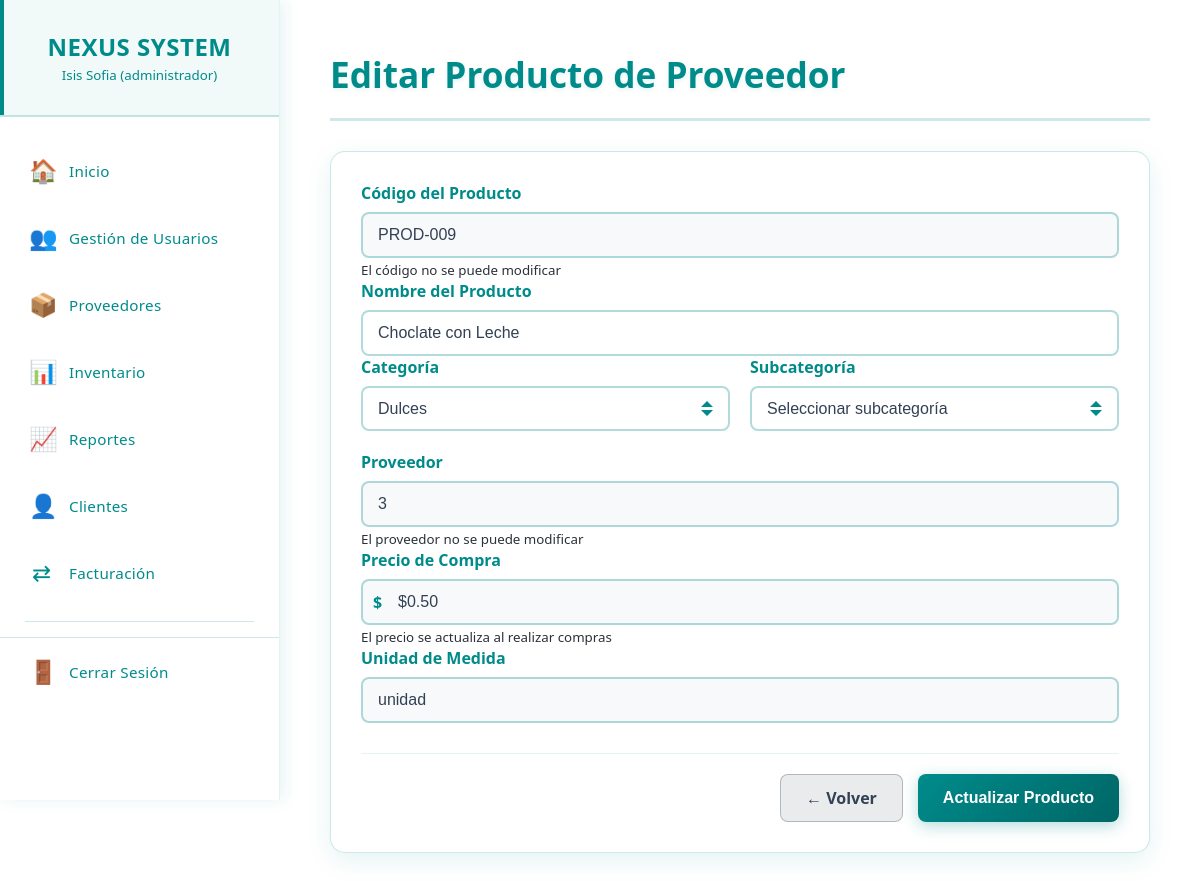
Page /editar_producto_proveedor.php?id=9 (signed in) on the earlier database version.
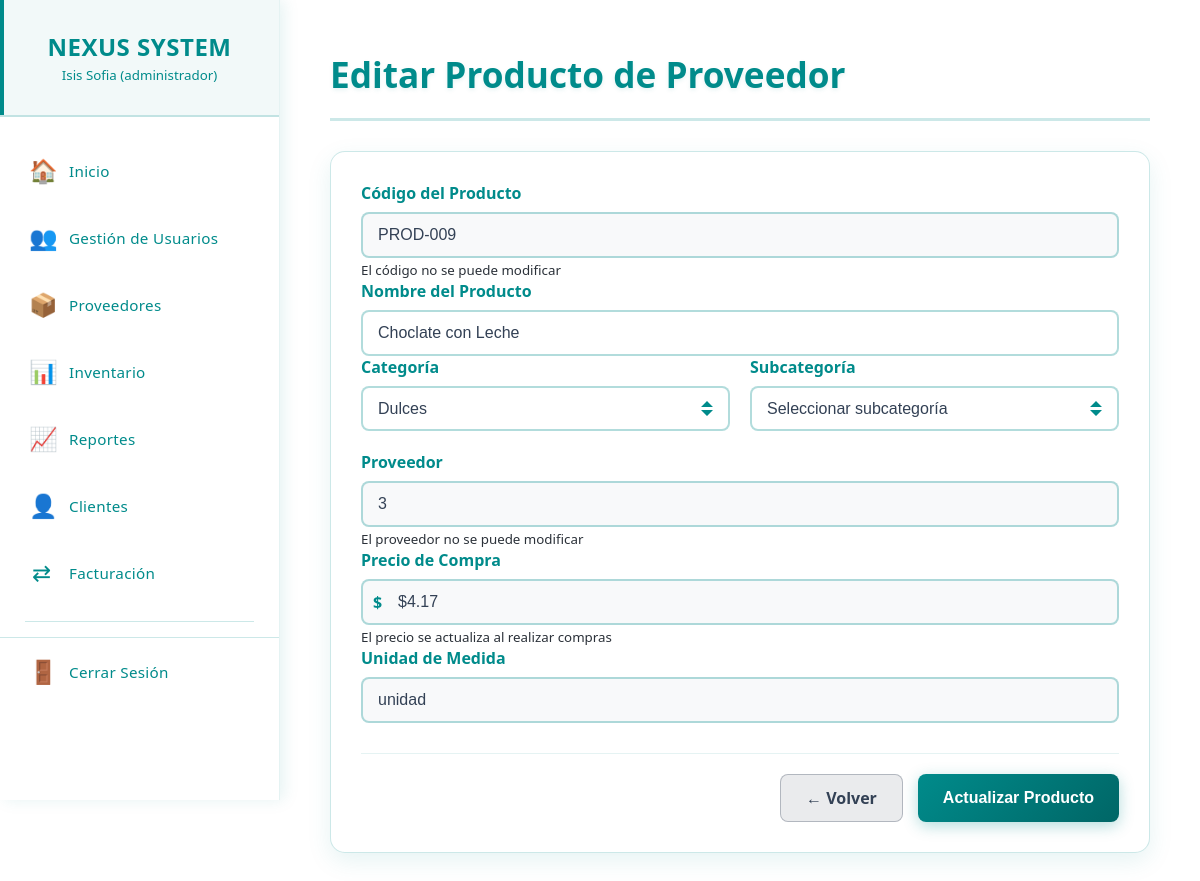
Same page on the later database version.
### tables this page shows
CREATE TABLE `productos_proveedor` (
  `id_producto_proveedor` int(11) NOT NULL,
  `codigo_producto` varchar(50) NOT NULL,
  `nombre` varchar(255) NOT NULL,
  `id_categoria` int(11) NOT NULL,
  `id_subcategoria` int(11) DEFAULT NULL,
  `id_proveedor` int(11) NOT NULL,
  `precio_compra` decimal(10,2) NOT NULL,
  `unidad_medida` varchar(20) DEFAULT 'unidad',
  `fecha_compra` date DEFAULT NULL,
  `es_perecedero` tinyint(1) DEFAULT 0,
  `registro` timestamp NOT NULL DEFAULT current_timestamp(),
  `actualizacion` timestamp NOT NULL DEFAULT current_timestamp() ON UPDATE current_timestamp()
);

### editar_producto_proveedor.php (the view, shortened to what the changed rows need)
<?php
require_once 'conexion.php';
$id_producto_proveedor = isset($_GET['id']) ? intval($_GET['id']) : 0;
$categorias_con_sub = $pdo->query("
    SELECT c.id as categoria_id, c.nombre_categoria,
           s.id as subcategoria_id, s.nombre_subcategoria
    FROM categoria_prod c
    LEFT JOIN subcategorias s ON c.id = s.categoria_id AND s.estado = 'active'
    WHERE c.estado = 'active'
    ORDER BY c.nombre_categoria, s.nombre_subcategoria
")->fetchAll(PDO::FETCH_ASSOC);
$categorias = [];
foreach ($categorias_con_sub as $row) {
    $categoria_id = $row['categoria_id'];
    $categoria_nombre = $row['nombre_categoria'];
    if (!isset($categorias[$categoria_id])) {
        $categorias[$categoria_id] = $categoria_nombre;
    }
}
$stmt = $pdo->prepare("SELECT * FROM productos_proveedor WHERE id_producto_proveedor = ?");
$stmt->execute([$id_producto_proveedor]);
$producto = $stmt->fetch(PDO::FETCH_ASSOC);
?>
<!DOCTYPE html>
<html lang="es">
<head>
    <link rel="stylesheet" href="css/agg_producto_proveedor.css">
</head>
<body>
    <?php require_once 'menu.php'; ?>
    <main class="main-content">
        <div class="content-wrapper">
            <div class="page-header">
                <h1 class="page-title">Editar Producto de Proveedor</h1>
            </div>
            <?php if ($producto): ?>
            <div class="form-container">
                <form method="POST" action="">
                    <div class="form-group">
                        <label for="codigo_producto">Código del Producto</label>
                        <input type="text" id="codigo_producto" class="form-control"
                               value="<?= htmlspecialchars($producto['codigo_producto']) ?>" readonly
                               style="background-color: #f8f9fa;">
                        <small class="form-text">El código no se puede modificar</small>
                    </div>
                    <div class="form-group">
                        <label for="nombre" class="required">Nombre del Producto</label>
                        <input type="text" id="nombre" name="nombre" class="form-control"
                               value="<?= htmlspecialchars($producto['nombre']) ?>" required>
                    </div>
                    <div class="form-row">
                        <div class="form-group">
                            <label for="id_categoria" class="required">Categoría</label>
                            <select id="id_categoria" name="id_categoria" class="form-control" required onchange="actualizarSubcategorias(this.value)">
                                <?php foreach ($categorias as $id => $nombre): ?>
                                    <option value="<?= $id ?>"
                                        <?= $producto['id_categoria'] == $id ? 'selected' : '' ?>>
                                        <?= htmlspecialchars($nombre) ?>
                                    </option>
                                <?php endforeach; ?>
                            </select>
                        </div>
                        <div class="form-group" id="subcategoria-group" style="display: none;">
                            <label for="id_subcategoria">Subcategoría</label>
                            <select id="id_subcategoria" name="id_subcategoria" class="form-control">
                                <option value="">Seleccionar subcategoría</option>
                            </select>
                        </div>
                    </div>
                    <div class="form-group">
                        <label for="proveedor">Proveedor</label>
                        <input type="text" id="proveedor" class="form-control"
                               value="<?= htmlspecialchars($producto['id_proveedor']) ?>" readonly
                               style="background-color: #f8f9fa;">
                        <small class="form-text">El proveedor no se puede modificar</small>
                    </div>
                    <div class="form-group">
                        <label for="precio_compra">Precio de Compra</label>
                        <div class="input-with-symbol">
                            <span class="currency-symbol">$</span>
                            <input type="text" id="precio_compra" class="form-control with-symbol"
                                   value="$<?= number_format($producto['precio_compra'], 2) ?>" readonly
                                   style="background-color: #f8f9fa;">
                        </div>
                        <small class="form-text">El precio se actualiza al realizar compras</small>
                    </div>
                    <div class="form-group">
                        <label for="unidad_medida">Unidad de Medida</label>
                        <input type="text" id="unidad_medida" class="form-control"
                               value="<?= htmlspecialchars($producto['unidad_medida']) ?>" readonly
                               style="background-color: #f8f9fa;">
                    </div>
                    <div class="form-actions">
                        <a href="productos_proveedores.php" class="btn btn-secondary">
                            ← Volver
                        </a>
                        <button type="submit" class="btn btn-primary">
                            Actualizar Producto
                        </button>
                    </div>
                </form>
            </div>
            <?php endif; ?>
        </div>
    </main>
</body>
</html>

Differences in the rows shown:
changed productos_proveedor "PROD-009": precio_compra "$0.50" → "$4.17"
